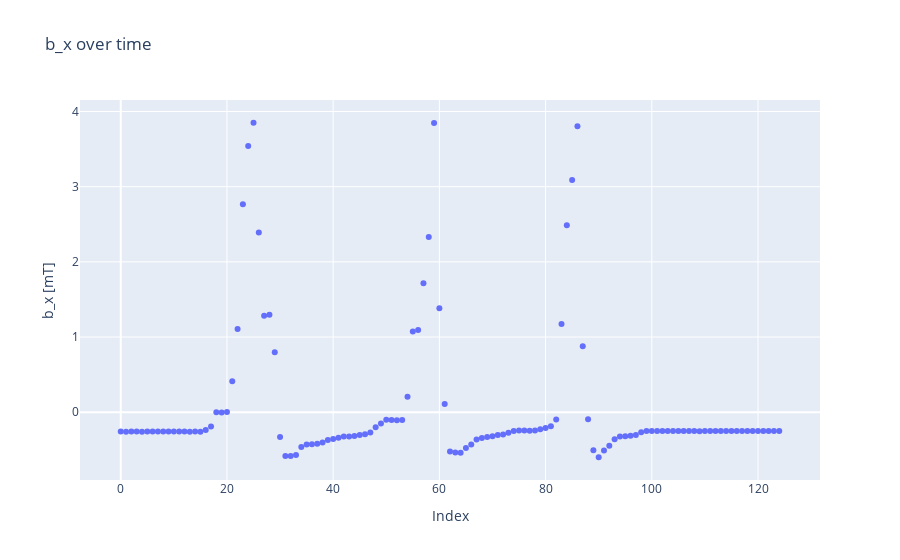

Here is the notebook cell this chart was saved with:
### Code cell
index = np.array(range(2000))
print(index)
measuredbx = go.Scatter(x=index, y=bx7, mode='markers')
layoutbx = go.Layout(title='b_x over time')
figbx = go.Figure(data=[measuredbx], layout=layoutbx)
figbx.update_yaxes(scaleanchor='y')
figbx.update_layout(
    xaxis_title="Index",
    yaxis_title="b_x [mT]"
)
figbx.show()

### Figure 1 — Plotly figure (JSON) as saved in the notebook; plotly's stock layout.template omitted (floating-point values rounded to 4 significant figures; data arrays with more than 128 entries replaced by an {"elided": "..."} marker saying what was removed)
{"data": [{"mode": "markers", "type": "scatter", "x": {"elided": "2000 int values"}, "y": [-0.258, -0.2586, -0.2562, -0.258, -0.2586, -0.258, -0.2562, -0.2574, -0.2571, -0.2583, -0.2583, -0.2571, -0.2574, -0.2595, -0.2574, -0.2586, -0.2367, -0.1893, -0.0006, -0.0057, 0.0033, 0.4125, 1.108, 2.766, 3.54, 3.85, 2.389, 1.284, 1.295, 0.7965, -0.3294, -0.5829, -0.5817, -0.5709, -0.462, -0.4311, -0.4269, -0.4206, -0.4023, -0.3693, -0.3558, -0.3408, -0.3228, -0.3243, -0.3168, -0.3039, -0.2934, -0.2703, -0.2001, -0.1515, -0.0999, -0.1029, -0.1062, -0.1038, 0.2049, 1.074, 1.094, 1.716, 2.329, 3.846, 1.382, 0.1092, -0.5238, -0.5373, -0.5409, -0.4776, -0.4305, -0.3624, -0.3444, -0.3303, -0.3195, -0.3042, -0.2979, -0.2727, -0.2499, -0.2451, -0.2439, -0.2454, -0.2427, -0.2262, -0.2097, -0.1872, -0.0975, 1.173, 2.487, 3.087, 3.805, 0.8772, -0.0927, -0.5079, -0.5994, -0.5094, -0.4464, -0.3588, -0.3249, -0.3204, -0.3132, -0.3036, -0.2679, -0.2514, -0.2493, -0.2508, -0.2496, -0.2514, -0.2493, -0.2505, -0.2502, -0.2511, -0.2505, -0.252, -0.2496, -0.249, -0.249, -0.2493, -0.2517, -0.2508, -0.2502, -0.2502, -0.2493, -0.2502, -0.2514, -0.2502, -0.2511, -0.2517, -0.2505]}], "layout": {"title": {"text": "b_x over time"}, "xaxis": {"title": {"text": "Index"}}, "yaxis": {"scaleanchor": "y", "title": {"text": "b_x [mT]"}}}}
